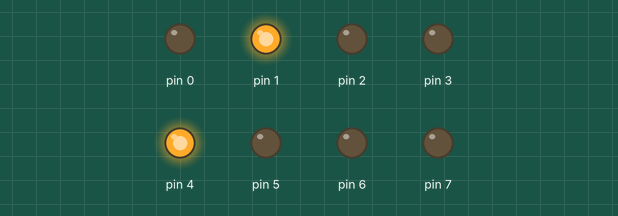
This sketch was run on a simulated Arduino Uno, built with avr-gcc and run on an emulated ATmega328P. On the bench: output pins drawn as LEDs (lit = HIGH).

Above: at 0.1 s.
Timing chart, 0 to 1.6 s (numbered marks = the images above):
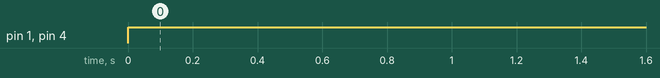

Measured:
- by itself, pin 1, pin 4: LOW → HIGH at 0.00 s

The sketch:

sketch_feb08a.ino
```cpp
void setup()

{
  pinMode (0,OUTPUT);
 pinMode (1,OUTPUT);
  pinMode (2,OUTPUT);
  pinMode (3,OUTPUT);
   pinMode (4,OUTPUT);
    pinMode (5,OUTPUT);
     pinMode (6,OUTPUT);
      pinMode (7,OUTPUT);


}
void loop(){
while(true){
 digitalWrite(1,HIGH);
  digitalWrite(4,HIGH);
 delay(20000);
  digitalWrite(1,LOW);
   digitalWrite(4,LOW);}}
```
